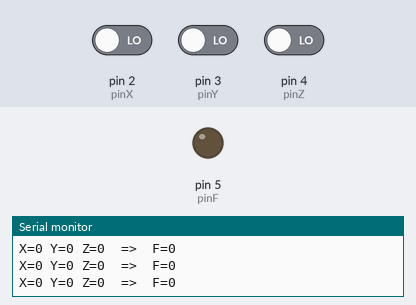
A sketch run on a simulated Arduino Uno, built with avr-gcc and run on an emulated ATmega328P. On the bench: output pins drawn as LEDs (lit = HIGH), the last lines printed to the serial monitor. The test bench sets the inputs (shaded band); at power-on: pin 2 (pinX) LOW, pin 3 (pinY) LOW, pin 4 (pinZ) LOW.

Above: at 1.2 s.
1.3 s: pin 2 (pinX) driven HIGH and pin 3 (pinY) driven HIGH
At 2.2 s:
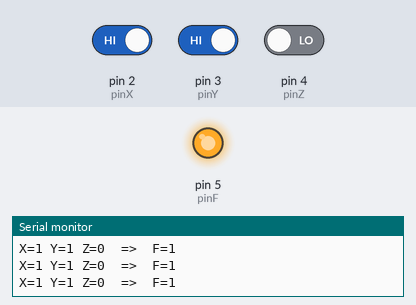
2.9 s: pin 2 (pinX) driven LOW
At 3.5 s:
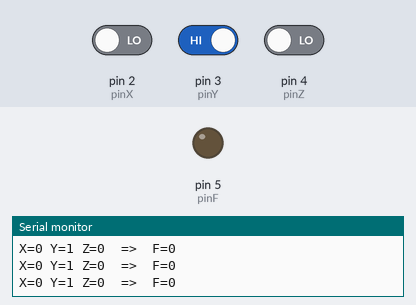
4.5 s: pin 2 (pinX) driven HIGH
At 6.1 s:
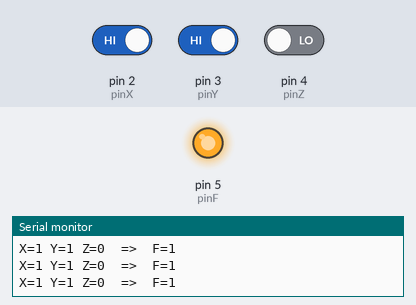
Timing chart, 0 to 7.6 s (numbered marks = the images above; inputs shaded):
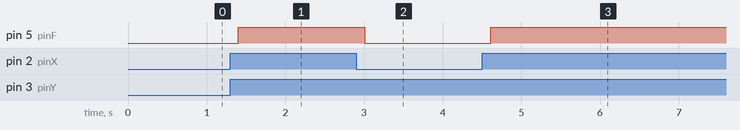

Measured:
- after the input at 1.3 s, pin 5 (pinF): LOW → HIGH after 0.10 s
- after the input at 2.9 s, pin 5 (pinF): HIGH → LOW after 0.11 s
- after the input at 4.5 s, pin 5 (pinF): LOW → HIGH after 0.11 s

The sketch:

gate-q.ino
```cpp
const int pinX = 2;   // SW1 - Push Button X
const int pinY = 3;   // SW2 - Push Button Y
const int pinZ = 4;   // SW3 - Push Button Z
const int pinF = 5;   // LED1 Output

void setup() {
    pinMode(pinX, INPUT);   // External 10kΩ pull-down on R1
    pinMode(pinY, INPUT);   // External 10kΩ pull-down on R2
    pinMode(pinZ, INPUT);   // External 10kΩ pull-down on R3
    pinMode(pinF, OUTPUT);
    Serial.begin(9600);
}

void loop() {
    bool X = digitalRead(pinX);
    bool Y = digitalRead(pinY);
    bool Z = digitalRead(pinZ);

    // Majority gate: F = XY + YZ + ZX
    bool F = (X & Y) | (Y & Z) | (Z & X);

    digitalWrite(pinF, F);  // Drives LED1 via R4 (220Ω)

    Serial.print("X="); Serial.print(X);
    Serial.print(" Y="); Serial.print(Y);
    Serial.print(" Z="); Serial.print(Z);
    Serial.print("  =>  F="); Serial.println(F);

    delay(200);
}
```

gate-q.cpp
```cpp
#include <Arduino.h>
#include <avr/io.h>
#include <util/delay.h>

const int pinX = 2;
const int pinY = 3;
const int pinZ = 4;
const int pinF = 5;

void setup() {
    // D2, D3, D4 as inputs (external pull-downs R1/R2/R3 handle idle state)
    DDRD &= ~((1 << pinX) | (1 << pinY) | (1 << pinZ));
    // D5 as output (drives LED1 through R4 220Ω)
    DDRD |= (1 << pinF);
}

void loop() {
    bool X = (PIND >> pinX) & 1;
    bool Y = (PIND >> pinY) & 1;
    bool Z = (PIND >> pinZ) & 1;

    // Majority gate: F = XY + YZ + ZX
    bool F = (X & Y) | (Y & Z) | (Z & X);

    if (F) PORTD |=  (1 << pinF);
    else   PORTD &= ~(1 << pinF);

    _delay_ms(200);
}

int main() {
    setup();
    while (1) { loop(); }
    return 0;
}
```
